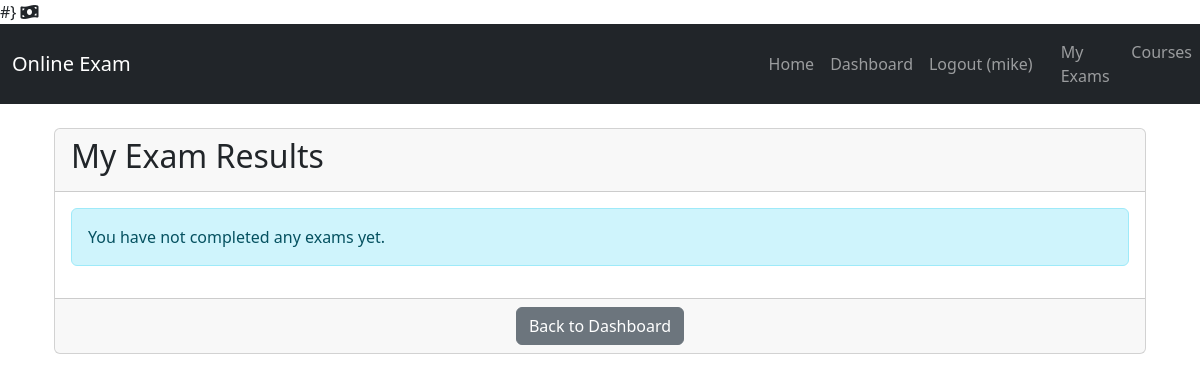
Before: /student/results/ (signed in) with the older database file.
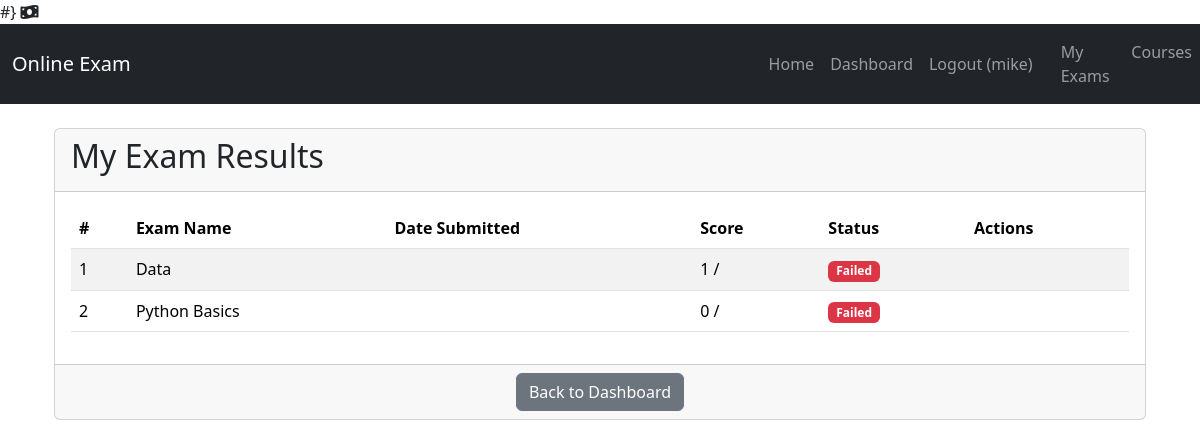
After: the same page with the newer database file.
### exam_app/models.py (models this page shows, shortened)
class Result(models.Model):
    student = models.ForeignKey(User, on_delete=models.CASCADE, limit_choices_to={'is_student': True})
    course = models.ForeignKey(Course, on_delete=models.CASCADE)
    exam = models.OneToOneField(Exam, on_delete=models.CASCADE, primary_key=True) # One result per exam attempt
    score = models.IntegerField()
    total_marks = models.IntegerField()
    percentage = models.FloatField()
    date_achieved = models.DateTimeField(auto_now_add=True)
    class Meta:
        ordering = ['-date_achieved'] # Order results by most recent first

class Exam(models.Model):
    student = models.ForeignKey(User, on_delete=models.CASCADE, limit_choices_to={'is_student': True})
    course = models.ForeignKey(Course, on_delete=models.CASCADE)
    date_taken = models.DateTimeField(auto_now_add=True)
    start_time = models.DateTimeField(null=True, blank=True) # To record when student actually starts
    is_completed = models.BooleanField(default=False)
    class Meta:
        ordering = ['-date_taken']

class Course(models.Model):
    name = models.CharField(max_length=200)
    description = models.TextField(blank=True)
    teacher = models.ForeignKey(User, on_delete=models.CASCADE, limit_choices_to={'is_teacher': True})
    is_active = models.BooleanField(default=True) # <-- Add this line
    time_limit_minutes = models.PositiveIntegerField(
        default=60, # Default to 60 minutes (1 hour)
        validators=[MinValueValidator(5), MaxValueValidator(240)], # Min 5 mins, Max 4 hours
        help_text="Time limit for the exam in minutes (e.g., 60 for 1 hour)."
    )
    created_at = models.DateTimeField(auto_now_add=True)
    updated_at = models.DateTimeField(auto_now=True)
    class Meta:
        unique_together = ('name', 'teacher') # Ensure a teacher cannot have two courses with the same name
        ordering = ['name']

### exam_app/views.py (the view)
# urls.py: path('student/results/', views.student_exam_result_list, name='student_exam_result_list'), # <-- And this one for results
@login_required
@user_passes_test(is_student)
def student_exam_result_list(request):
    student_results = Result.objects.filter(student=request.user).select_related('exam__course').order_by('-date_achieved')
    context = {
        'results': student_results
    }
    return render(request, 'students/exam_result_list.html', context)

### exam_app/views.py (called while the page is built)
def is_student(user):
    return user.is_authenticated and user.is_student

### exam_app/templates/students/exam_result_list.html (shortened to what this page needs)
{% extends 'base.html' %}
{% load static %}
{% block content %}
    <div class="container mt-4">
        <div class="card">
            <div class="card-header">
                <h2>My Exam Results</h2>
            </div>
            <div class="card-body">
                {% if results %}
                    <div class="table-responsive">
                        <table class="table table-striped table-hover">
                            <thead>
                                <tr>
                                    <th>#</th>
                                    <th>Exam Name</th>
                                    <th>Date Submitted</th>
                                    <th>Score</th>
                                    <th>Status</th>
                                    <th>Actions</th>
                                </tr>
                            </thead>
                            <tbody>
                                {% for result in results %}
                                    <tr>
                                        <td>{{ forloop.counter }}</td>
                                        <td>{{ result.exam.course.name }}</td>
                                        <td>{{ result.date_submitted|date:"F d, Y H:i" }}</td>
                                        <td>{{ result.score }} / {{ result.exam.total_marks }}</td>
                                        <td>
                                            {% if result.is_passed %}
                                                <span class="badge bg-success">Passed</span>
                                            {% else %}
                                                <span class="badge bg-danger">Failed</span>
                                            {% endif %}
                                        </td>
                                        <td>
                                        </td>
                                    </tr>
                                {% endfor %}
                            </tbody>
                        </table>
                    </div>
                {% else %}
                    <div class="alert alert-info" role="alert">
                        You have not completed any exams yet.
                    </div>
                {% endif %}
            </div>
            <div class="card-footer text-center">
                <a href="{% url 'exam_app:student_dashboard' %}" class="btn btn-secondary">Back to Dashboard</a>
            </div>
        </div>
    </div>
{% endblock %}

Changed rows visible on the page:
added Result: exam.course.name "Data", score "1"
added Result: exam.course.name "Python Basics", score "0"
Other visible differences:
text no longer shown: "You have not completed any exams yet."
text now shown: "# Exam Name Date Submitted Score Status Actions"
